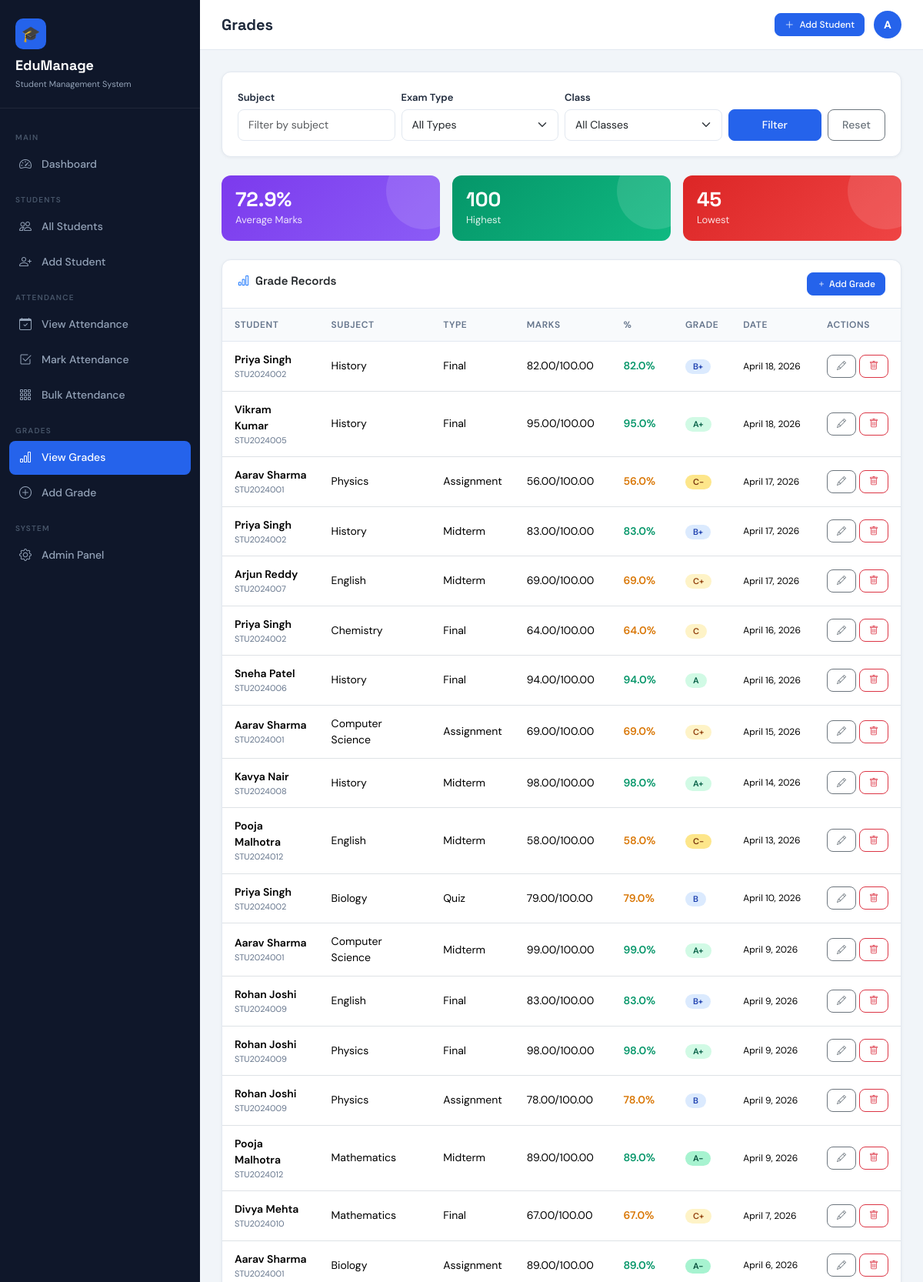
Page /grades/ (upper part) on the committed database.
### grades/models.py (models this page shows, shortened)
class Grade(models.Model):
    GRADE_CHOICES = [
        ('A+', 'A+ (95-100)'), ('A', 'A (90-94)'), ('A-', 'A- (85-89)'),
        ('B+', 'B+ (80-84)'), ('B', 'B (75-79)'), ('B-', 'B- (70-74)'),
        ('C+', 'C+ (65-69)'), ('C', 'C (60-64)'), ('C-', 'C- (55-59)'),
        ('D', 'D (50-54)'), ('F', 'F (Below 50)'),
    ]
    EXAM_TYPES = [
        ('midterm', 'Midterm'), ('final', 'Final'), ('quiz', 'Quiz'),
        ('assignment', 'Assignment'), ('practical', 'Practical'),
    ]
    student = models.ForeignKey(Student, on_delete=models.CASCADE, related_name='grades')
    subject = models.CharField(max_length=100)
    exam_type = models.CharField(max_length=20, choices=EXAM_TYPES, default='midterm')
    marks_obtained = models.DecimalField(max_digits=5, decimal_places=2)
    total_marks = models.DecimalField(max_digits=5, decimal_places=2, default=100)
    grade = models.CharField(max_length=2, choices=GRADE_CHOICES, blank=True)
    exam_date = models.DateField()
    remarks = models.TextField(blank=True)
    created_at = models.DateTimeField(auto_now_add=True)
    class Meta:
        ordering = ['-exam_date']
    @property
    def percentage(self):
        return round((self.marks_obtained / self.total_marks) * 100, 1)

### students/models.py (models this page shows, shortened)
class Student(models.Model):
    GENDER_CHOICES = [('M', 'Male'), ('F', 'Female'), ('O', 'Other')]
    STATUS_CHOICES = [('active', 'Active'), ('inactive', 'Inactive'), ('graduated', 'Graduated')]
    student_id = models.CharField(max_length=20, unique=True)
    first_name = models.CharField(max_length=50)
    last_name = models.CharField(max_length=50)
    email = models.EmailField(unique=True)
    phone = models.CharField(max_length=15, blank=True)
    date_of_birth = models.DateField(null=True, blank=True)
    gender = models.CharField(max_length=1, choices=GENDER_CHOICES, default='M')
    address = models.TextField(blank=True)
    enrollment_date = models.DateField(auto_now_add=True)
    status = models.CharField(max_length=20, choices=STATUS_CHOICES, default='active')
    class_name = models.CharField(max_length=50, blank=True)
    section = models.CharField(max_length=10, blank=True)
    guardian_name = models.CharField(max_length=100, blank=True)
    guardian_phone = models.CharField(max_length=15, blank=True)
    profile_image = models.ImageField(upload_to='students/', null=True, blank=True)
    created_at = models.DateTimeField(auto_now_add=True)
    updated_at = models.DateTimeField(auto_now=True)
    class Meta:
        ordering = ['last_name', 'first_name']
    @property
    def full_name(self):
        return f"{self.first_name} {self.last_name}"

### grades/views.py (the view)
# urls.py: path('', views.grade_list, name='grade_list'),
def grade_list(request):
    subject = request.GET.get('subject', '')
    exam_type = request.GET.get('exam_type', '')
    class_name = request.GET.get('class_name', '')
    grades = Grade.objects.select_related('student').all()
    if subject:
        grades = grades.filter(subject__icontains=subject)
    if exam_type:
        grades = grades.filter(exam_type=exam_type)
    if class_name:
        grades = grades.filter(student__class_name=class_name)
    subjects = Grade.objects.values_list('subject', flat=True).distinct()
    classes = Student.objects.values_list('class_name', flat=True).distinct()
    stats = grades.aggregate(avg=Avg('marks_obtained'), mx=Max('marks_obtained'), mn=Min('marks_obtained'))
    context = {
        'grades': grades,
        'subject': subject,
        'exam_type': exam_type,
        'class_filter': class_name,
        'subjects': subjects,
        'classes': classes,
        'stats': stats,
    }
    return render(request, 'grades/list.html', context)

### templates/grades/list.html (shortened to what this page needs)
{% extends 'base.html' %}
{% block page_title %}Grades{% endblock %}
{% block content %}
<div class="card mb-4">
  <div class="card-body">
    <form method="get" class="row g-2 align-items-end">
      <div class="col-md-3">
        <label class="form-label">Subject</label>
        <input type="text" name="subject" class="form-control" placeholder="Filter by subject" value="{{ subject }}">
      </div>
      <div class="col-md-3">
        <label class="form-label">Exam Type</label>
        <select name="exam_type" class="form-select">
          <option value="">All Types</option>
        </select>
      </div>
      <div class="col-md-3">
        <label class="form-label">Class</label>
        <select name="class_name" class="form-select">
          <option value="">All Classes</option>
        </select>
      </div>
      <div class="col-md-3 d-flex gap-2">
        <button type="submit" class="btn btn-primary flex-fill">Filter</button>
        <a href="{% url 'grade_list' %}" class="btn btn-outline-secondary">Reset</a>
      </div>
    </form>
  </div>
</div>
{% if stats.avg %}
<div class="row g-3 mb-4">
  <div class="col-4">
    <div class="stat-card stat-violet" style="padding:18px;">
      <div class="stat-value" style="font-size:26px;">{{ stats.avg|floatformat:1 }}%</div>
      <div class="stat-label">Average Marks</div>
    </div>
  </div>
  <div class="col-4">
    <div class="stat-card stat-green" style="padding:18px;">
      <div class="stat-value" style="font-size:26px;">{{ stats.mx }}</div>
      <div class="stat-label">Highest</div>
    </div>
  </div>
  <div class="col-4">
    <div class="stat-card stat-rose" style="padding:18px;">
      <div class="stat-value" style="font-size:26px;">{{ stats.mn }}</div>
      <div class="stat-label">Lowest</div>
    </div>
  </div>
</div>
{% endif %}
<div class="card">
  <div class="card-header d-flex justify-content-between">
    <span><i class="bi bi-bar-chart me-2 text-primary"></i>Grade Records</span>
    <a href="{% url 'add_grade' %}" class="btn btn-primary btn-sm"><i class="bi bi-plus me-1"></i>Add Grade</a>
  </div>
  <div class="card-body p-0">
    {% if grades %}
    <div class="table-responsive">
      <table class="table mb-0">
        <thead>
          <tr><th>Student</th><th>Subject</th><th>Type</th><th>Marks</th><th>%</th><th>Grade</th><th>Date</th><th>Actions</th></tr>
        </thead>
        <tbody>
          {% for g in grades %}
          <tr>
            <td>
              <a href="{% url 'student_detail' g.student.pk %}" style="font-weight:600;text-decoration:none;color:inherit;">
                {{ g.student.full_name }}
              </a>
              <div style="font-size:11px;color:#64748b;">{{ g.student.student_id }}</div>
            </td>
            <td>{{ g.subject }}</td>
            <td>{{ g.get_exam_type_display }}</td>
            <td>{{ g.marks_obtained }}/{{ g.total_marks }}</td>
            <td>
              <span style="font-weight:600;{% if g.percentage >= 80 %}color:#059669{% elif g.percentage >= 50 %}color:#d97706{% else %}color:#dc2626{% endif %}">
                {{ g.percentage }}%
              </span>
            </td>
            <td><span class="badge grade-{{ g.grade }}">{{ g.grade }}</span></td>
            <td style="font-size:12px;">{{ g.exam_date }}</td>
            <td>
              <div class="d-flex gap-1">
                <a href="{% url 'edit_grade' g.pk %}" class="btn btn-sm btn-outline-secondary"><i class="bi bi-pencil"></i></a>
                <a href="{% url 'delete_grade' g.pk %}" class="btn btn-sm btn-outline-danger"><i class="bi bi-trash"></i></a>
              </div>
            </td>
          </tr>
          {% endfor %}
        </tbody>
      </table>
    </div>
    {% else %}
    <div class="text-center py-5 text-muted">
      <i class="bi bi-bar-chart fs-1 d-block mb-2"></i>No grade records found.
      <br><a href="{% url 'add_grade' %}" class="btn btn-primary btn-sm mt-2">Add Grade</a>
    </div>
    {% endif %}
  </div>
</div>
{% endblock %}

### templates/base.html (style rules this page uses)
:root { --primary: #2563eb; --primary-dark: #1d4ed8; --primary-light: #dbeafe; --sidebar-bg: #0f172a; --sidebar-text: #94a3b8; --sidebar-active: #2563eb; --sidebar-width: 260px; --accent: #06b6d4; --success: #10b981; --warning: #f59e0b; --danger: #ef4444; --body-bg: #f1f5f9; --card-bg: #ffffff; --text-main: #1e293b; --text-muted: #64748b; --border: #e2e8f0; --radius: 12px; }
* { box-sizing: border-box; margin: 0; padding: 0; }
body { font-family: 'DM Sans', sans-serif; background: var(--body-bg); color: var(--text-main); min-height: 100vh; display: flex; }
.card { background: var(--card-bg); border: 1px solid var(--border); border-radius: var(--radius); box-shadow: 0 1px 4px rgba(0,0,0,.05); }
.card-header { background: transparent; border-bottom: 1px solid var(--border); padding: 16px 20px; font-family: 'Space Grotesk', sans-serif; font-weight: 600; font-size: 15px; }
.card-body { padding: 20px; }
.stat-card { border-radius: var(--radius); padding: 22px; color: #fff; position: relative; overflow: hidden; }
.stat-card::before { content: ''; position: absolute; top: -30px; right: -30px; width: 100px; height: 100px; border-radius: 50%; background: rgba(255,255,255,.12); }
.stat-card .stat-value { font-family: 'Space Grotesk', sans-serif; font-size: 34px; font-weight: 700; line-height: 1; }
.stat-card .stat-label { font-size: 13px; opacity: .85; margin-top: 4px; }
.stat-green { background: linear-gradient(135deg, #059669, #10b981); }
.stat-rose { background: linear-gradient(135deg, #dc2626, #ef4444); }
.stat-violet { background: linear-gradient(135deg, #7c3aed, #8b5cf6); }
.table { font-size: 14px; }
.table th { font-weight: 600; font-size: 12px; text-transform: uppercase; letter-spacing: .6px; color: var(--text-muted); background: #f8fafc; padding: 12px 16px; border-bottom: 1px solid var(--border); }
.table td { padding: 13px 16px; vertical-align: middle; }
.badge { font-size: 11px; font-weight: 600; padding: 4px 10px; border-radius: 20px; }
.grade-A\+ , .grade-A { background: #d1fae5; color: #065f46; }
.grade-A\- { background: #a7f3d0; color: #064e3b; }
.grade-B\+ , .grade-B { background: #dbeafe; color: #1e40af; }
.grade-C\+ , .grade-C { background: #fef3c7; color: #92400e; }
.grade-C\- { background: #fde68a; color: #78350f; }
.form-control, .form-select { border: 1px solid var(--border); border-radius: 8px; font-size: 14px; padding: 9px 13px; }
.form-label { font-size: 13px; font-weight: 600; color: var(--text-main); margin-bottom: 5px; }
.btn { border-radius: 8px; font-size: 14px; font-weight: 500; padding: 9px 18px; }
.btn-primary { background: var(--primary); border-color: var(--primary); }
.btn-sm { padding: 5px 12px; font-size: 12px; }

### rows in the picture
Grade: student.full_name "Priya Singh", student.student_id "STU2024002", subject "History", exam_type "Final", marks_obtained "82.00", total_marks "100.00", percentage "82.0", grade "B+", exam_date "April 18, 2026"
Grade: student.full_name "Vikram Kumar", student.student_id "STU2024005", subject "History", exam_type "Final", marks_obtained "95.00", total_marks "100.00", percentage "95.0", grade "A+", exam_date "April 18, 2026"
Grade: student.full_name "Aarav Sharma", student.student_id "STU2024001", subject "Physics", exam_type "Assignment", marks_obtained "56.00", total_marks "100.00", percentage "56.0", grade "C-", exam_date "April 17, 2026"
Grade: student.full_name "Priya Singh", student.student_id "STU2024002", subject "History", exam_type "Midterm", marks_obtained "83.00", total_marks "100.00", percentage "83.0", grade "B+", exam_date "April 17, 2026"
Grade: student.full_name "Arjun Reddy", student.student_id "STU2024007", subject "English", exam_type "Midterm", marks_obtained "69.00", total_marks "100.00", percentage "69.0", grade "C+", exam_date "April 17, 2026"
Grade: student.full_name "Priya Singh", student.student_id "STU2024002", subject "Chemistry", exam_type "Final", marks_obtained "64.00", total_marks "100.00", percentage "64.0", grade "C", exam_date "April 16, 2026"
Grade: student.full_name "Sneha Patel", student.student_id "STU2024006", subject "History", exam_type "Final", marks_obtained "94.00", total_marks "100.00", percentage "94.0", grade "A", exam_date "April 16, 2026"
Grade: student.full_name "Aarav Sharma", student.student_id "STU2024001", subject "Computer Science", exam_type "Assignment", marks_obtained "69.00", total_marks "100.00", percentage "69.0", grade "C+", exam_date "April 15, 2026"
Grade: student.full_name "Kavya Nair", student.student_id "STU2024008", subject "History", exam_type "Midterm", marks_obtained "98.00", total_marks "100.00", percentage "98.0", grade "A+", exam_date "April 14, 2026"
Grade: student.full_name "Pooja Malhotra", student.student_id "STU2024012", subject "English", exam_type "Midterm", marks_obtained "58.00", total_marks "100.00", percentage "58.0", grade "C-", exam_date "April 13, 2026"
Grade: student.full_name "Priya Singh", student.student_id "STU2024002", subject "Biology", exam_type "Quiz", marks_obtained "79.00", total_marks "100.00", percentage "79.0", grade "B", exam_date "April 10, 2026"
Grade: student.full_name "Aarav Sharma", student.student_id "STU2024001", subject "Computer Science", exam_type "Midterm", marks_obtained "99.00", total_marks "100.00", percentage "99.0", grade "A+", exam_date "April 9, 2026"
Grade: student.full_name "Rohan Joshi", student.student_id "STU2024009", subject "English", exam_type "Final", marks_obtained "83.00", total_marks "100.00", percentage "83.0", grade "B+", exam_date "April 9, 2026"
Grade: student.full_name "Rohan Joshi", student.student_id "STU2024009", subject "Physics", exam_type "Final", marks_obtained "98.00", total_marks "100.00", percentage "98.0", grade "A+", exam_date "April 9, 2026"
Grade: student.full_name "Rohan Joshi", student.student_id "STU2024009", subject "Physics", exam_type "Assignment", marks_obtained "78.00", total_marks "100.00", percentage "78.0", grade "B", exam_date "April 9, 2026"
Grade: student.full_name "Pooja Malhotra", student.student_id "STU2024012", subject "Mathematics", exam_type "Midterm", marks_obtained "89.00", total_marks "100.00", percentage "89.0", grade "A-", exam_date "April 9, 2026"
Grade: student.full_name "Divya Mehta", student.student_id "STU2024010", subject "Mathematics", exam_type "Final", marks_obtained "67.00", total_marks "100.00", percentage "67.0", grade "C+", exam_date "April 7, 2026"
Grade: student.full_name "Aarav Sharma", student.student_id "STU2024001", subject "Biology", exam_type "Assignment", marks_obtained "89.00", total_marks "100.00", percentage "89.0", grade "A-", exam_date "April 6, 2026"

### other values in the picture
{{ stats.avg|floatformat:1 }} "72.9"
{{ stats.mx }} "100"
{{ stats.mn }} "45"
